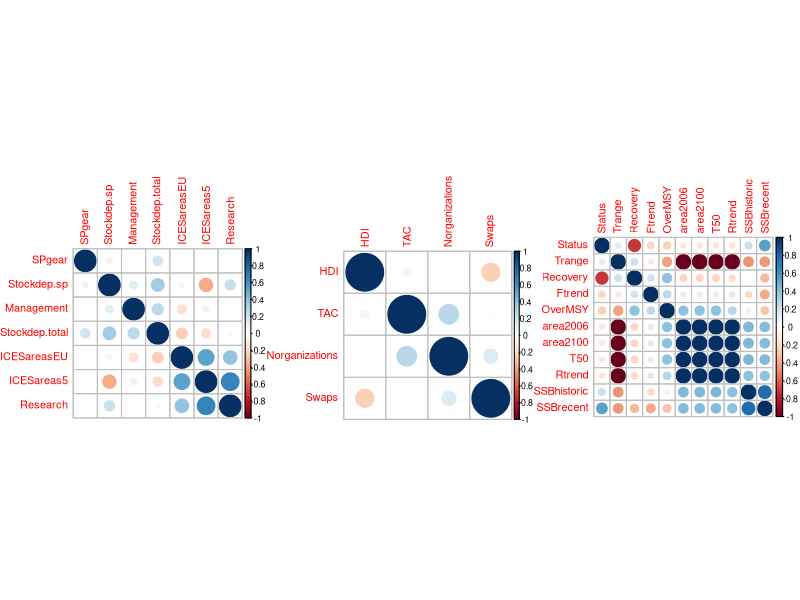

Write R code to recreate this figure.
#' Reads data/ecological_indicators.csv, data/institutional_indicators.csv and 
#' data/socioeconomic_indicators.csv. Computes correlation matrices for each set of
#' indicators and plots the correlation matrices in Figures/Fig 4 SI.png

##### 1. LOAD PACKAGES AND DISPLAY VERSIONS #####

version                           
# platform       x86_64-apple-darwin13.4.0   
# arch           x86_64                      
# os             darwin13.4.0                
# system         x86_64, darwin13.4.0        
# status                                     
# major          3                           
# minor          3.0                         
# year           2016                        
# month          05                          
# day            03                          
# svn rev        70573                       
# language       R                           
# version.string R version 3.3.0 (2016-05-03)
# nickname       Supposedly Educational          

if(!require(gridExtra)){
  install.packages("gridExtra",dependencies = TRUE,repos='http://cran.us.r-project.org')
}
require(gridExtra)
packageVersion("gridExtra")
# [1] ‘2.2.1’

if(!require(corrplot)){
  install.packages("corrplot",dependencies = TRUE,repos='http://cran.us.r-project.org')
}
require(corrplot)
packageVersion("corrplot")
# [1] ‘0.77’

if(!require(data.table)){
  install.packages("data.table",dependencies = TRUE,repos='http://cran.us.r-project.org')
}
require(data.table)
packageVersion("data.table")
# [1] ‘1.10.4’

if(!require(tidyverse)){
  install.packages("tidyverse",dependencies = TRUE,repos='http://cran.us.r-project.org')
}
require(tidyverse)
packageVersion("tidyverse")
# [1] ‘1.2.1’



##### 2. READ DATA #####

# Read the data

eco_indicators <- fread("data/ecological_indicators.csv")
ins_indicators <- fread("data/institutional_indicators.csv")
soc_indicators <- fread("data/socioeconomic_indicators.csv")

##### 3. PLOT #####

png("Figures/Fig 4 SI.png",width=12.5,height = 4.5,units = "in",res=300)

par(mfrow = c(1, 3))

# socioeconomic correlations

soc_to_correlate <- soc_indicators[, 4:10]
soc_correlations <- cor(soc_to_correlate, use="pairwise.complete.obs")
p1 <- corrplot(soc_correlations, order ="AOE")


# institutional correlations

ins_to_correlate <- ins_indicators[, 4:7]
ins_correlations <- cor(ins_to_correlate, use="pairwise.complete.obs")
p2 <- corrplot(ins_correlations, order ="AOE")


# Ecological correlations

eco_to_correlate <- eco_indicators[, 3:13]
eco_correlations <- cor(eco_to_correlate, use="pairwise.complete.obs")
p3 <- corrplot(eco_correlations, order ="AOE")

par(mfrow=c(1,1))

dev.off()
